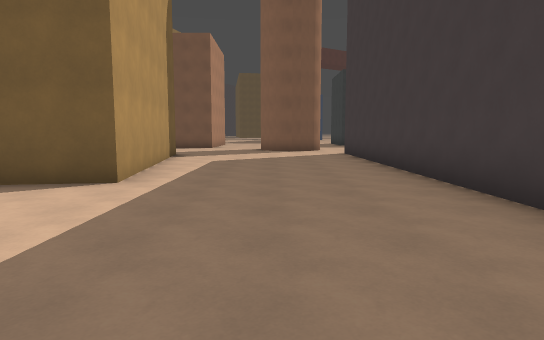
View 1 (above)

24 first-person views from a walk through a Godot game level. The camera is 1.5 m above the floor, tilts 6° down and sees 75° across. The floor is counted in squares, 2 m on a side. Each view is taken from the middle of a square. On the plan, view 1 faces up. The plan holds only what a view shows up to about 11 squares ahead; the rest is blank. The place goes on beyond the plan. Characters and animated objects are not drawn.

View 2
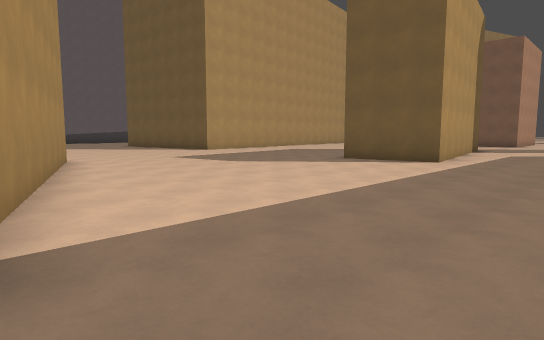

View 3
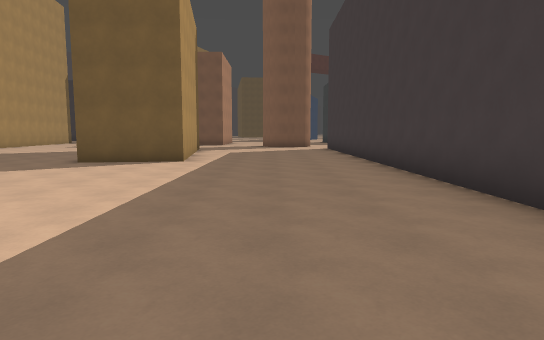

View 4
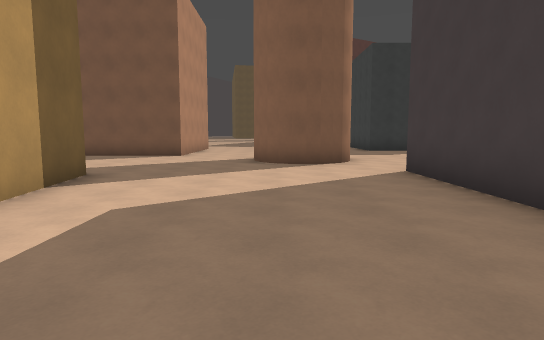

View 5
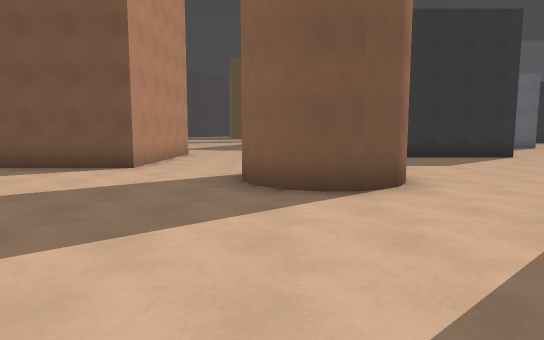

View 6
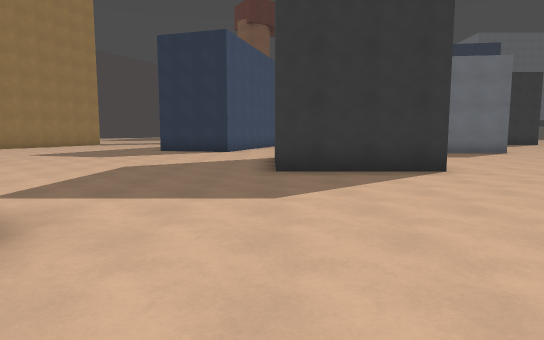

View 7
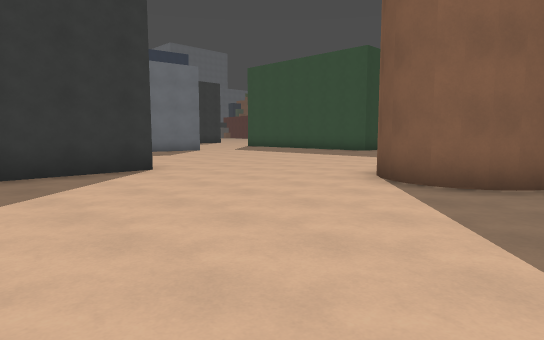

View 8
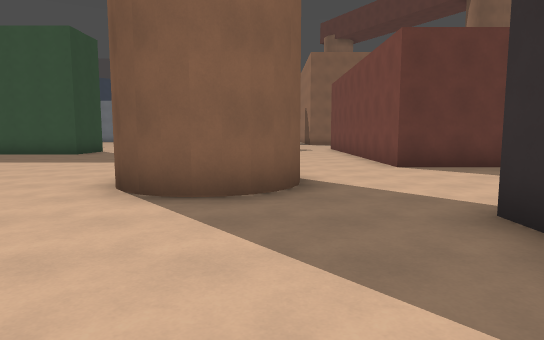

View 9
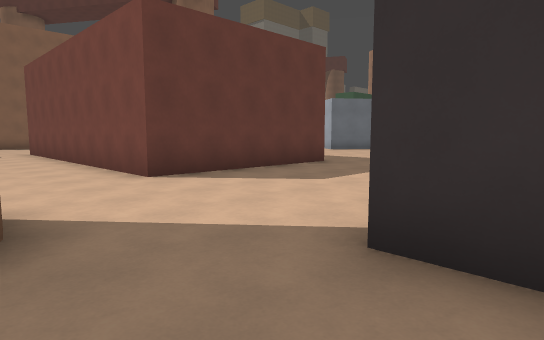

View 10
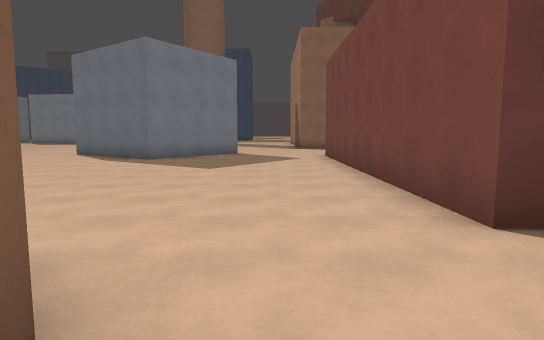

View 11
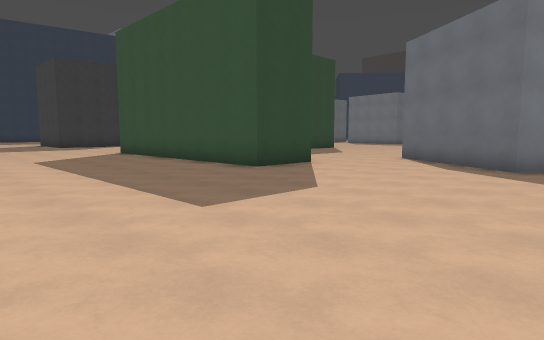

View 12
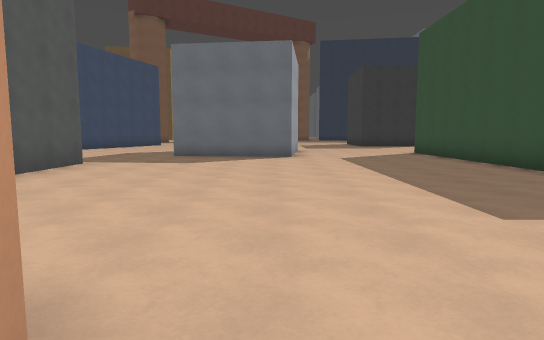

View 13
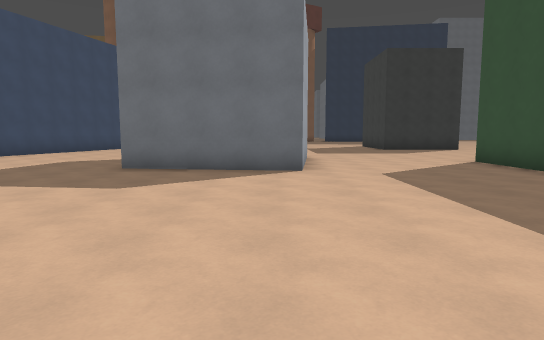

View 14
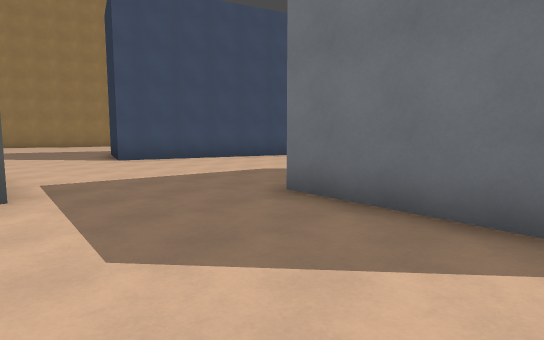

View 15
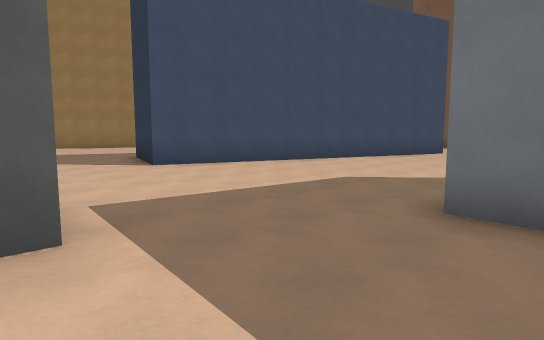

View 16
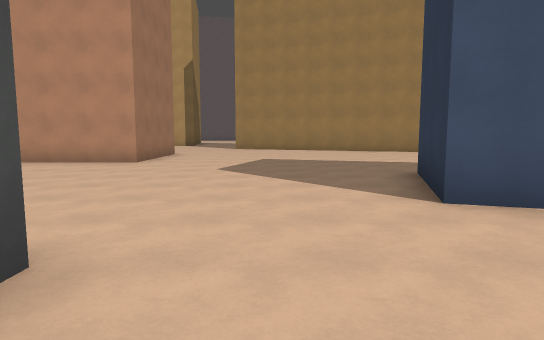

View 17
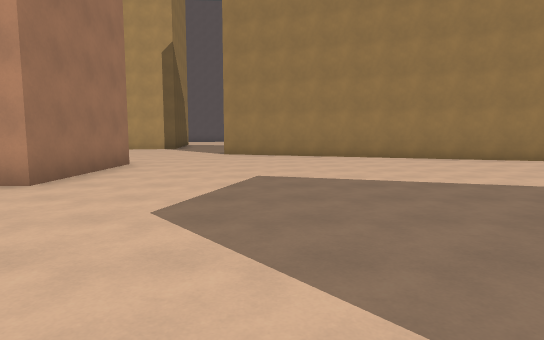

View 18
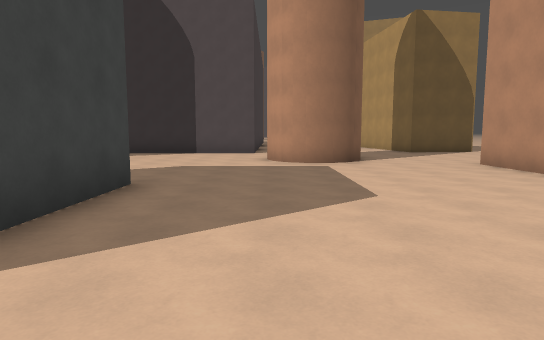

View 19
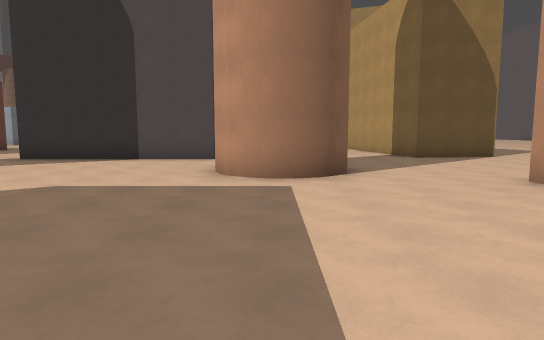

View 20
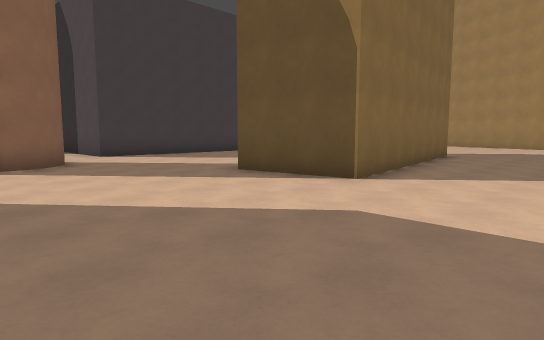

View 21
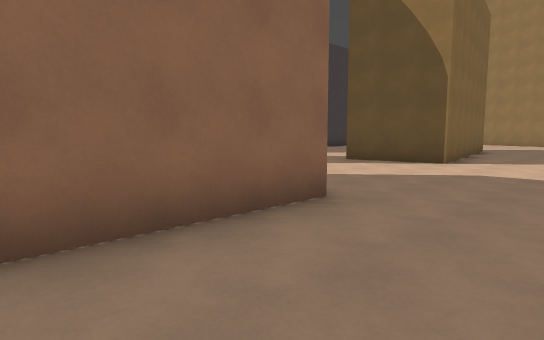

View 22
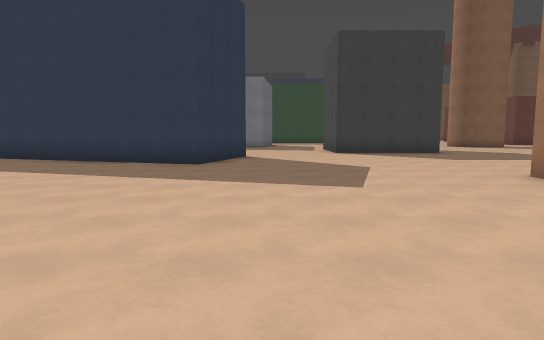

View 23
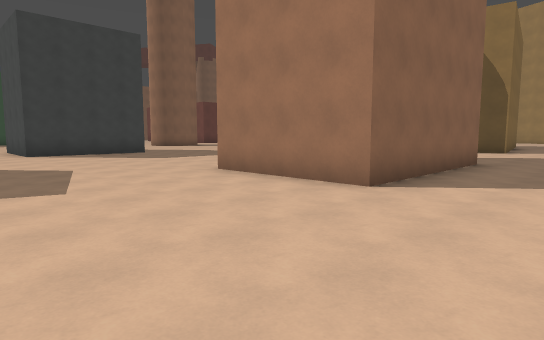

View 24
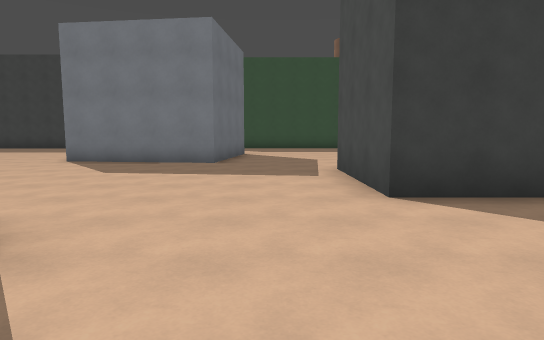

### Floor plan
Key: @ floor where view 1 was taken; . floor; B block; O other object.
Columns run from 9 left of view 1 to 22 right of it. Each row starts with its distance up from view 1.
 33  B.    ...B  B... ..
 32  B... ....B B.......
 31  B.......B  B......B  B.....
 30 B........B  B.....B   B.....
 29 B........BBB......B   B....O
 28 B..........B......BB B.....O
 27 ....................BB.....O
 26 ...........................O
 25 ...........................O
 24 .............BBBB..........O
 23 .............B  B..........O
 22 ...BBBB......B  B..........OO...
 21 ...B  B......BBBB...............
 20 ...B  B........................B
 19 ...B  B.......................B
 18 ...BBBB......................BB
 17 .........OO........OO.........B
 16 .........O O......O  ..........
 15 .........OOO.......OO..........
 14 ...............................
 13 ............BBBBBB.............
 12  ..BBB......B     ....BBBBBBBBB
 11  ...B B.....B     ....B
 10  ...B B.....B      ...B
  9  ...B B.....B      ...B
  8  ...B B.....B       ..B
  7  ...B B.....B        ..
  6  ...B B.....B        ..
  5   ..BBB.....B
  4   ..........B
  3  ...........B
  2 ............B
  1 ............B
  0 .........@..B
 -1 ............B
 -2 BBB.........
 -3    BBB.....
 -4       B  ..

Where each view was taken, in squares from view 1:
view 1: 0 up, 0 right, facing up
view 2: 4 down, 1 right, facing up-left
view 3: 4 down, 0 right, facing up
view 4: 6 up, 0 right, facing up
view 5: 10 up, 0 right, facing up
view 6: 14 up, 4 right, facing up
view 7: 14 up, 4 right, facing up-right
view 8: 15 up, 5 right, facing right
view 9: 15 up, 7 right, facing down-right
view 10: 14 up, 10 right, facing right
view 11: 16 up, 12 right, facing up-right
view 12: 16 up, 12 right, facing up
view 13: 20 up, 12 right, facing up
view 14: 24 up, 12 right, facing up-left
view 15: 24 up, 10 right, facing up-left
view 16: 26 up, 6 right, facing left
view 17: 26 up, 2 right, facing left
view 18: 26 up, 2 right, facing down
view 19: 23 up, 1 right, facing down
view 20: 17 up, 9 left, facing down-right
view 21: 21 up, 9 left, facing down-right
view 22: 27 up, 9 left, facing right
view 23: 27 up, 9 left, facing down-right
view 24: 26 up, 0 right, facing right
